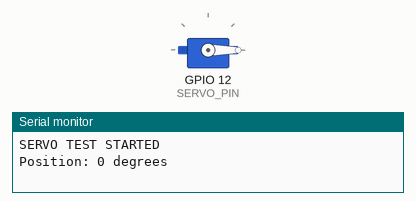
This sketch was run on a simulated ESP32. Shown: servo, the last lines printed to the serial monitor.

Above: at 1.05 s.
At 3.25 s:
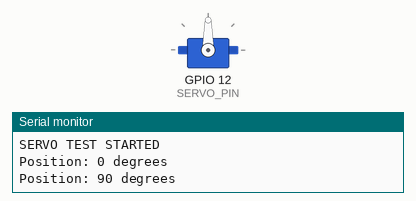
At 5.5 s:
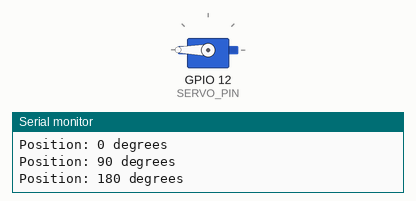
Timing chart, 0 to 8.8 s (numbered marks = the images above):
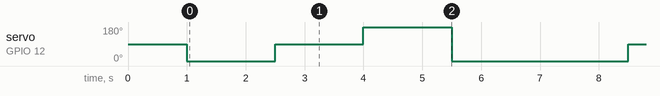

The sketch:

servo_test.ino
```cpp
#include <Arduino.h>
#include <ESP32Servo.h>

Servo testServo;

const int SERVO_PIN = 12;

void setup() {
  Serial.begin(115200);
  delay(1000);

  testServo.setPeriodHertz(50);
  testServo.attach(SERVO_PIN, 500, 2500);

  Serial.println("SERVO TEST STARTED");
}

void loop() {
  Serial.println("Position: 0 degrees");
  testServo.write(0);
  delay(1500);

  Serial.println("Position: 90 degrees");
  testServo.write(90);
  delay(1500);

  Serial.println("Position: 180 degrees");
  testServo.write(180);
  delay(1500);

  Serial.println("Returning to 0 degrees");
  testServo.write(0);
  delay(1500);
}
```

Measured:
- by itself, servo on GPIO 12 (SERVO_PIN): repeats every 6.0 s: 90° 1.5 s, 180° 1.5 s, 0° 3.0 s
